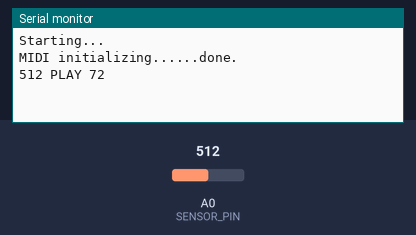
The sketch below on a simulated Arduino Uno, built with avr-gcc and run on an emulated ATmega328P. Parts: the last lines printed to the serial monitor. The inputs (shaded band) are chosen by the test bench; at power-on: A0 (SENSOR_PIN) = 512.

Above: at 2.3 s.
2.4 s: A0 (SENSOR_PIN) set to 1023
At 2.9 s:
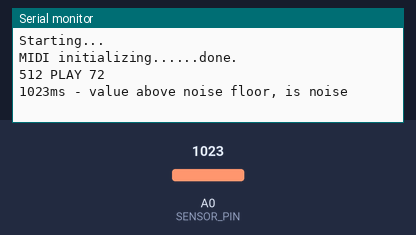
3.9 s: A0 (SENSOR_PIN) set to 900
At 5.4 s:
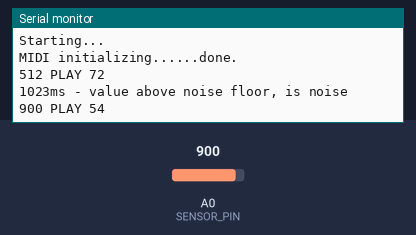

The sketch:

Railsichord.ino
```cpp
/*
Exploratorium Tinkering Snack version of Musical / Singing Bench.

Uses Arduino USB and a slightly modified SparkFun Musical Insturment Shield, see the
  website for the schematic and build instructions.

A simple resistive voltage divider sensor circuit is used for input.  The harder
  a person presses, or the more surface is in contact with the touch pads, or the
  moister a person's hands, the lower the touch resistence will be.  Low resistences are
  mapped to high notes, so the harder a person presses, the higher the note.  A light touch
  gets the low notes.

High sensor values are open circuit; touch resistence is the pull-down in the sensor circuit.
  This is so that the fixed pull-up resistor in the sensor circuit protects VCC from the
  cold, cruel outside world (GND is less vulnerable).  It's a bit counter-intuitive at first,
  but much more robust.

This is about as stripped down as it gets!  It arpeggiates the chromatic scale between limits
  set by the macros LOWEST_NOTE and HIGHEST_NOTE, with a fixed attack velocity
  and a single instrument voice.  The lowest and highest notes are not likely to be heard,
  the sensor range will be in practice restricted and stay near the low half of the range,
  but the mapping is defined for the full theoretical range to avoid burdensome error checking.
  Chromatics are not the most pleasing of scales, but it uses the simplest possible method
  of translating sensor values into note values: the map() function.  It sounds like a horror movie
  soundtrack, but that's kind of fun!

Two simple anti-noise strategies are in use.  First, sensor values are not accepted unless they
  differ from the last accepted value by a minimum amount: sensor hysteresis.  Second, there is
  a dead zone at the open-circuit end of the sensor range: the noise floor.  Without these, it
  would be pretty hard to have fun with this critter, it's a complication worth putting up with.

The main tweak opportunities are collected into the macros just below.  Have fun with them!

Extra credit:  can you spot why there is a single "glitch" note when this sketch starts?
*/

#include <SoftwareSerial.h>  // needed for MIDI communications with the MI shield

//  These are the most tweak-able macros, the ones that really define how it "plays"
#define SIXTEENTH_NOTE_MS 100  // Approx. loop rate in millis, all note durations will be integer multiples of this.  Tweak to speed up or slow down the arpeggio.
#define SENSOR_HYSTERESIS 15  // ignore incremental changes smaller than this value...  needed to kill noise, but also affects how busy and dense the arpeggio is
#define LOWEST_NOTE 48   // 48 = C3 in MIDI; the piano keyboard ranges from A0 = 21 through C8 = 108, the lowest octaves can be pretty muddy sounding
#define HIGHEST_NOTE 96   // 96 = C7. A smaller range will result in a less busy feel, and may allow more repeated strikes of the same note.  You probably won't hear half of this range with human touch, but short the touch pads with metal and you will

// these should need less tweaking, but go ahead and see what they do
#define MY_INSTRUMENT 1  // max 127.  GM1 Melodic bank instrument 0 is the Acoustic Grand Piano.  You could tweak this, but beware: since we are not using any note off method, if you pick one with long or infinite sustain, you'll get cacaphony in a hurry

// Felix's comments
// Fog: "Like foghorns" 76 Pan flute for foggy? 77, 102 goblins (night)
// Windy: 77 - blown bottle? 113 tinkle bell
// Sunny: "like vibration"
// Rain: "rain/water falling down waterfall"

#define NOISE_FLOOR 925 // out of 1023, higher than this is considered open circuit.
#define VELOCITY  100  //  note strike "force", max 127
#define VOLUME    110  //  max 127, 110 works well for most headphones and fine for most amplifiers as well

// From here on down, tweaking is probably not a great idea...

// pin assignments
#define MIDI_RX_PIN     2   // Soft serial Rx; M.I shield TxD
#define MIDI_TX_PIN     3   // shield RxD
#define MIDI_RESET_PIN  4   // low active shield reset

#define LED_PIN					13  // Arduino native LED
#define SENSOR_PIN  		A0  // also known as P14

// Standard MIDI, ADDRESS == CH1 which is all we propose to use
#define MIDI_BAUD     31250
#define PROG_CHANGE   0xC0  // program change message
#define CONT_CHANGE   0xB0  // controller change message
#define NOTE_ON       0x90  // sorry about the Hex, but MIDI is all about the nybbles!
#define ALL_OFF       0x7B  // Using "all notes off" rather than "note off" for single voice MIDI is a common tactic; MIDI devices are notorious for orphaning notes
#define BANK_SELECT   0x00
#define CHANNEL_VOL   0x07

// GM1 instrument bank mapping implemented on VS1053b chip
#define MELODIC_BANK  0x79  // there are other options, just not any that are better.

// Global variables and objects
SoftwareSerial MIDIserial(MIDI_RX_PIN, MIDI_TX_PIN);  // channel for MIDI comms with the MI shield
unsigned int 	touchSensor;  // holds the most recent accepted sensor value.
unsigned int 	sensorBuffer;  // holds a provisional sensor value while we look at it
//unsigned long lastNoteProcessed;

void setup() {
  Serial.begin(9600);  // USB is for debugging and tuning info, make sure your serial monitor is set to match this baud rate
  Serial.println("Starting...");

	Serial.print("MIDI initializing...");
	setup_midi();
	Serial.println("...done.");
  //lastNoteProcessed = 0;
}

void loop() {
  sensorBuffer = analogRead(SENSOR_PIN);  // get new sensor value to examine
  processSensorReading();
  delay (SIXTEENTH_NOTE_MS);  // tempo: do nothing for sixteenth note duration, the rest of the loop will execute so fast we'll never notice it
}

void setup_midi() {
  // reset pin set-up and hwr reset of the VS1053 on the MI shield.  It's probably going to make a fart-y sound if you have an external amplifier!
  pinMode(MIDI_RESET_PIN, OUTPUT);
  digitalWrite(MIDI_RESET_PIN, LOW);
  delay(100);
  digitalWrite(MIDI_RESET_PIN, HIGH);
  delay(1000);

  //Start soft serial channel for MIDI, and send one-time only messages
  MIDIserial.begin(MIDI_BAUD);
  talkMIDI(CONT_CHANGE , CHANNEL_VOL, VOLUME);   // set channel volume
  talkMIDI(CONT_CHANGE, BANK_SELECT, MELODIC_BANK);  // select instrument bank
  talkMIDI(PROG_CHANGE, MY_INSTRUMENT, 0);   // set specific instrument voice within bank.
}

void processSensorReading() {
  if (abs(sensorBuffer-touchSensor) >= SENSOR_HYSTERESIS)  {  // only accept a new sensor value if it differs from the last accepted value by the minimum amount
    touchSensor = sensorBuffer;  // accept the new sensor value, but don't play a note yet...

    Serial.print(touchSensor);  // report out values in case anyone is monitoring
    //    Serial.print(' ');
    //    Serial.print(" lastNoteAt: ");
    //    Serial.print(lastNoteProcessed);
    //    Serial.print(" now: ");
    //    Serial.print(millis());
    //    Serial.print(" delta: ");
    //    Serial.print(millis() - lastNoteProcessed);

    //// Stray readings can make random noises with no one touching. Require two solid signals in a row
    //if ((millis() - lastNoteProcessed) < 100) {
    //  Serial.println("ms - deferring");
    //  return;
    //}

    if (touchSensor <= NOISE_FLOOR) {  // only play a note if the accepted sensor value is below the noise floor
      // we've passed both the anti-noise tests; time to calculate and play a new note
      //      lastNoteProcessed = millis();
      unsigned int note = map(touchSensor, 0, 1023, HIGHEST_NOTE, LOWEST_NOTE);  // high sensor values (high resistence, light touch) map to low notes and V.V.
      playNote(note);
      Serial.print(" PLAY ");
      Serial.println(note);
    } else {
      Serial.println("ms - value above noise floor, is noise");
    }
  } else {
    //    Serial.print("- hysterisis value not exceeded (");
    //    Serial.print(abs(sensorBuffer-touchSensor));
    //    Serial.println(")");
  }
}

void playNote(unsigned int note) {
  talkMIDI(CONT_CHANGE , ALL_OFF, 0);  // turn off previous note(s); comment this out if you like the notes to ring over each other
  talkMIDI(NOTE_ON , note, VELOCITY);  // play new note!
}

//Sends all the MIDI messages we need for this sketch. Use with caution outside of this sketch: most of the MIDI protocol is not supported!
void talkMIDI(byte cmd, byte data1, byte data2) {
  digitalWrite(LED_PIN, HIGH);  // use Arduino LED to signal MIDI activity
  MIDIserial.write(cmd);
  MIDIserial.write(data1);
  if(cmd != PROG_CHANGE) MIDIserial.write(data2); //Send 2nd data byte if needed; all of our supported commands other than PROG_CHANGE have 2 data bytes
  digitalWrite(LED_PIN, LOW);
}
```

Measured:
- after the input at 2.4 s, the serial monitor: prints a new line at once (image 1)
- after the input at 3.9 s, the serial monitor: prints a new line at once (image 2)
